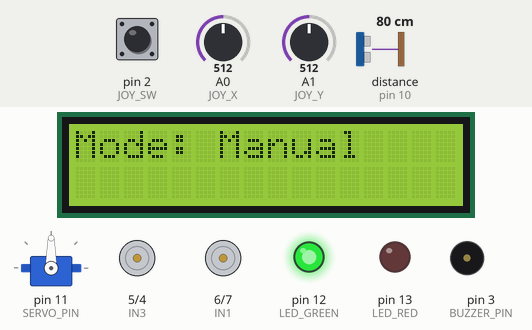
Bench run of a sketch on a simulated Arduino Uno, built with avr-gcc and run on an emulated ATmega328P. Shown: 16×2 character LCD, servo, motor-driver pin pairs drawn as motors (green arrow = first pin HIGH = forward, orange = second pin HIGH = backward, longer = more drive), output pins drawn as LEDs (lit = HIGH), buzzer (waves = sounding, pin HIGH). Inputs (shaded band) come from the test bench; at power-on: pin 2 (JOY_SW) HIGH, distance to the obstacle (sensor on pin 10) 80 cm, A0 (JOY_X) = 512, A1 (JOY_Y) = 512. The echo pulse lasts 58.3 µs per cm; pins used as bus, display or sensor lines are not drawn; what the sketch prints to the serial monitor is not drawn.

Above: at 1.2 s.
1.3 s: pin 2 (JOY_SW) pulled LOW for 0.15 s
At 2.7 s:
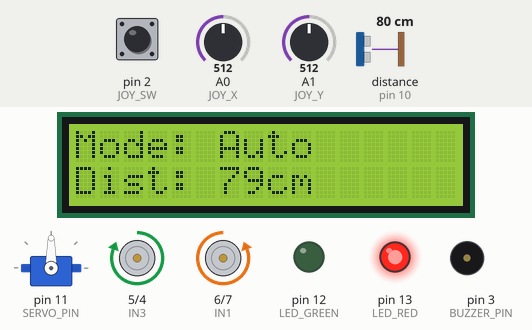
3.0 s: distance to the obstacle (sensor on pin 10) set to 24 cm
At 3.8 s:
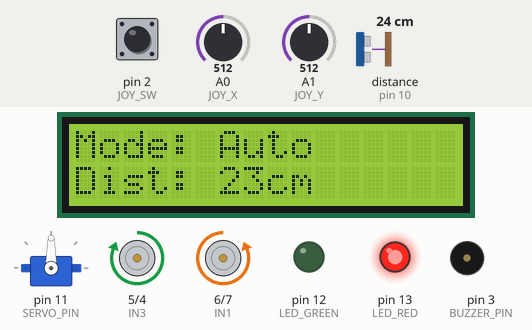
4.5 s: distance to the obstacle (sensor on pin 10) set to 19 cm
At 6.1 s:
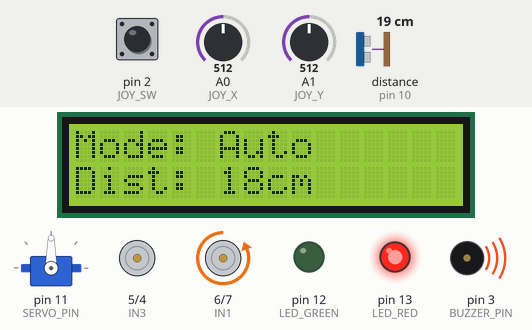
6.9 s: distance to the obstacle (sensor on pin 10) set to 35 cm
At 8.8 s:
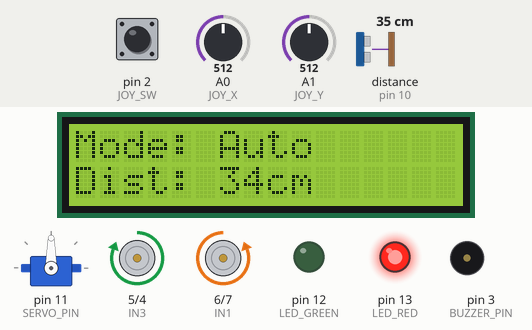
9.7 s: pin 2 (JOY_SW) pulled LOW for 1 s
At 12.1 s:
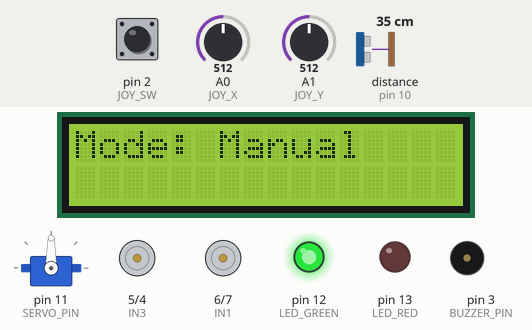
13.7 s: A0 (JOY_X) set to 312
15.2 s: A0 (JOY_X) set to 284
At 16.3 s:
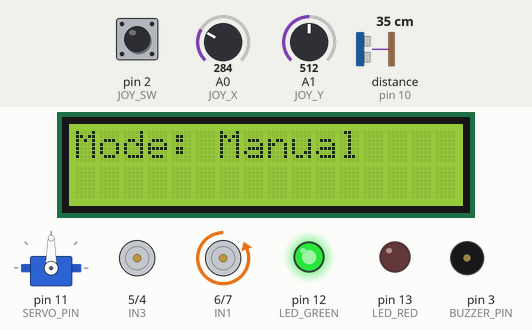
Timing chart, 0 to 17.7 s (numbered marks = the images above; inputs shaded):
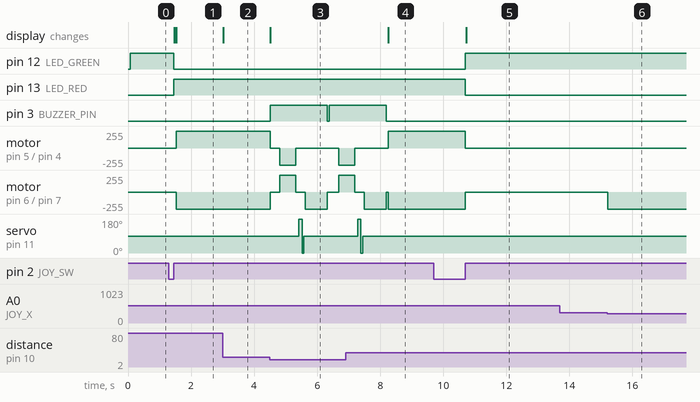

Measured:
- the behaviour switches between 22 and 21 cm on distance to the obstacle (sensor on pin 10) (found by bisection; images 2 and 3)
- the behaviour switches between 300 and 299 on A0 (JOY_X) (found by bisection; images 5 and 6)
- after the input at 1.3 s, pin 12 (LED_GREEN): HIGH → LOW after 0.15 s; pin 13 (LED_RED): LOW → HIGH after 0.15 s; motor on pin 5 (IN3) / pin 4 (IN4): stopped → forward 255/255 after 0.23 s; motor on pin 6 (IN1) / pin 7 (IN2): stopped → backward 255/255 after 0.23 s; the display: first changes after 0.16 s (image 1 shows a later state)
- after the input at 3.0 s, the display: changes at once (image 2)
- after the input at 4.5 s, pin 3 (BUZZER_PIN): LOW → HIGH at once, → LOW 1.8 s later, → HIGH 0.06 s later; motor on pin 5 (IN3) / pin 4 (IN4): forward 255/255 → stopped at once, → backward 255/255 0.30 s later, → stopped 0.50 s later, → backward 255/255 1.4 s later
- after the input at 6.9 s, pin 3 (BUZZER_PIN): goes on until 8.2 s, then stays LOW; servo on pin 11 (SERVO_PIN): goes on until 7.4 s, then stays 90°; the display: changes after 1.4 s (image 4)
- after the input at 9.7 s, pin 12 (LED_GREEN): LOW → HIGH after 1.0 s; pin 13 (LED_RED): HIGH → LOW after 1.0 s; motor on pin 5 (IN3) / pin 4 (IN4): forward 255/255 → stopped after 1.0 s; motor on pin 6 (IN1) / pin 7 (IN2): backward 255/255 → stopped after 1.0 s; the display: changes after 1.0 s (image 5)
- after the input at 13.7 s, every drawn part: stays the same
- after the input at 15.2 s, motor on pin 6 (IN1) / pin 7 (IN2): stopped → backward 255/255 at once

The sketch:

Smart_Car.ino
```cpp
/* Libraries and Hardware Declarations */
#include <Wire.h>
#include <Servo.h>
#include <LiquidCrystal_I2C.h>

// ===== LCD 1602 (I2C) =====
LiquidCrystal_I2C lcd(0x27, 16, 2);

// ===== Servo =====
Servo myServo;
const int SERVO_PIN = 11; // Use const int instead of define for pin

// ===== Motor Pins (L298N) =====
const int IN1 = 6;
const int IN2 = 7;
const int IN3 = 5;
const int IN4 = 4;

// ===== Joystick =====
const int JOY_X = A0;
const int JOY_Y = A1;
const int JOY_SW = 2;

// ===== Mode Indicator LEDs =====
const int LED_GREEN = 12; // Manual mode
const int LED_RED = 13;   // Auto mode

// ===== Ultrasonic Sensor SRF05 =====
const int TRIG_PIN = 9;
const int ECHO_PIN = 10;

// ===== Buzzer =====
const int BUZZER_PIN = 3;

// ===== Global Variables =====
bool isAutoMode = false;
bool lastAutoMode = false; // Used to detect mode changes

// ====== Setup ======
void setup() {
  // Motor setup
  pinMode(IN1, OUTPUT);
  pinMode(IN2, OUTPUT);
  pinMode(IN3, OUTPUT);
  pinMode(IN4, OUTPUT);

  // LEDs
  pinMode(LED_GREEN, OUTPUT);
  pinMode(LED_RED, OUTPUT);

  // Joystick
  pinMode(JOY_SW, INPUT_PULLUP);

  // Ultrasonic sensor
  pinMode(TRIG_PIN, OUTPUT);
  pinMode(ECHO_PIN, INPUT);

  // Buzzer
  pinMode(BUZZER_PIN, OUTPUT);

  // LCD
  lcd.init();
  lcd.backlight();

  // Serial debug
  Serial.begin(9600);

  // Initial mode: Manual (updated later in loop)
  myServo.attach(SERVO_PIN);
  updateModeDisplay(); // Display initial mode
}

// ====== Distance Measurement Function ======
long getDistance(byte angle) {
  myServo.write(angle);
  delay(50); // Wait for servo to reach position

  digitalWrite(TRIG_PIN, LOW);
  delayMicroseconds(2);
  digitalWrite(TRIG_PIN, HIGH);
  delayMicroseconds(10);
  digitalWrite(TRIG_PIN, LOW);

  // Timeout added to avoid lock if no echo is received
  long duration = pulseIn(ECHO_PIN, HIGH, 30000); // 30 ms timeout

  if (duration == 0) {
    return 999; // Return large value on timeout
  }

  long dist = duration * 0.034 / 2; // Convert to cm
  return dist;
}

// ====== Car Movement Functions ======
void moveForward() {
  digitalWrite(IN1, LOW);
  digitalWrite(IN2, HIGH);
  digitalWrite(IN3, HIGH);
  digitalWrite(IN4, LOW);
}

void moveBackward() {
  digitalWrite(IN1, HIGH);
  digitalWrite(IN2, LOW);
  digitalWrite(IN3, LOW);
  digitalWrite(IN4, HIGH);
}

void turnLeft() {
  digitalWrite(IN1, LOW);
  digitalWrite(IN2, LOW);
  digitalWrite(IN3, HIGH);
  digitalWrite(IN4, LOW);
}

void turnRight() {
  digitalWrite(IN1, LOW);
  digitalWrite(IN2, HIGH);
  digitalWrite(IN3, LOW);
  digitalWrite(IN4, LOW);
}

void stopCar() {
  digitalWrite(IN1, LOW);
  digitalWrite(IN2, LOW);
  digitalWrite(IN3, LOW);
  digitalWrite(IN4, LOW);
}

// ====== Update LCD & LED Display ======
void updateModeDisplay() {
  if (isAutoMode) {
    digitalWrite(LED_GREEN, LOW);
    digitalWrite(LED_RED, HIGH);
    lcd.setCursor(0, 0);
    lcd.print("Mode: Auto    ");
  } else {
    digitalWrite(LED_GREEN, HIGH);
    digitalWrite(LED_RED, LOW);
    lcd.setCursor(0, 0);
    lcd.print("Mode: Manual  ");
    lcd.setCursor(0, 1); // Clear second line in manual mode
    lcd.print("                ");
  }
}

// ====== MAIN LOOP ======
void loop() {

  // === 1. Handle mode switching with debounce ===
  if (digitalRead(JOY_SW) == LOW) {
    delay(50); // Debounce
    if (digitalRead(JOY_SW) == LOW) {
      isAutoMode = !isAutoMode; // Toggle mode

      // Wait until button is released
      while (digitalRead(JOY_SW) == LOW) {
        // Hold
      }
    }
  }

  // === 2. Update display only when mode changes ===
  if (isAutoMode != lastAutoMode) {
    stopCar();
    updateModeDisplay();
    lastAutoMode = isAutoMode;
  }

  // === 3. Mode-specific logic ===
  if (isAutoMode) {

    // === Auto Mode ===
    long distForward = getDistance(90);
    lcd.setCursor(0, 1);
    lcd.print("Dist: ");
    lcd.print(distForward);
    lcd.print("cm   ");

    if (distForward > 20) {
      moveForward();
      digitalWrite(BUZZER_PIN, LOW);
    } else {
      stopCar();
      digitalWrite(BUZZER_PIN, HIGH);
      delay(300);

      moveBackward();
      delay(500);
      stopCar();
      delay(100);

      long distLeft = getDistance(180);
      delay(50);
      long distRight = getDistance(0);

      myServo.write(90);
      delay(50);

      if (distLeft > distRight) {
        turnLeft();
        delay(700);
      } else {
        turnRight();
        delay(700);
      }
      stopCar();
      digitalWrite(BUZZER_PIN, LOW);
    }

  } else {

    // === Manual Mode ===
    int xVal = analogRead(JOY_X);
    int yVal = analogRead(JOY_Y);

    // Debug joystick values
    Serial.print("X: "); Serial.print(xVal);
    Serial.print(" Y: "); Serial.println(yVal);

    if (yVal > 700) moveForward();
    else if (yVal < 300) moveBackward();
    else if (xVal < 300) turnRight();
    else if (xVal > 700) turnLeft();
    else stopCar();
  }
}
```
